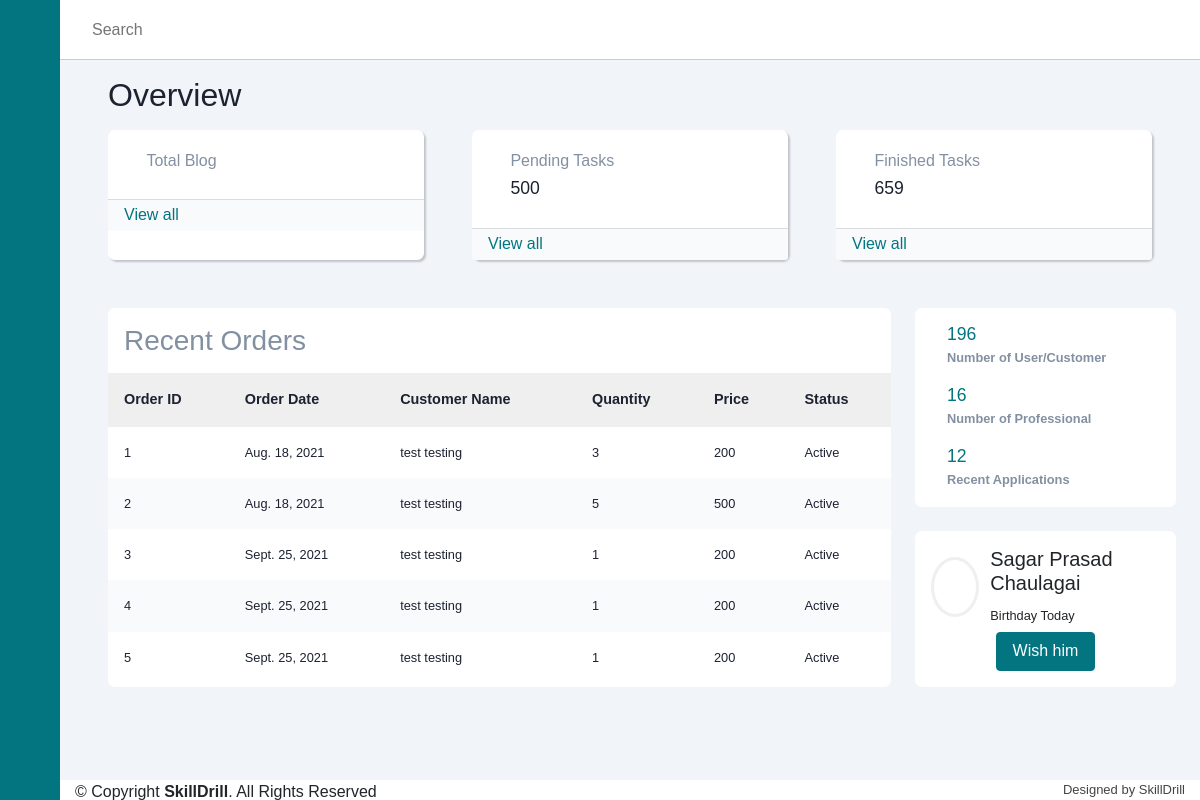
Page /dashboard/ on the earlier database version.
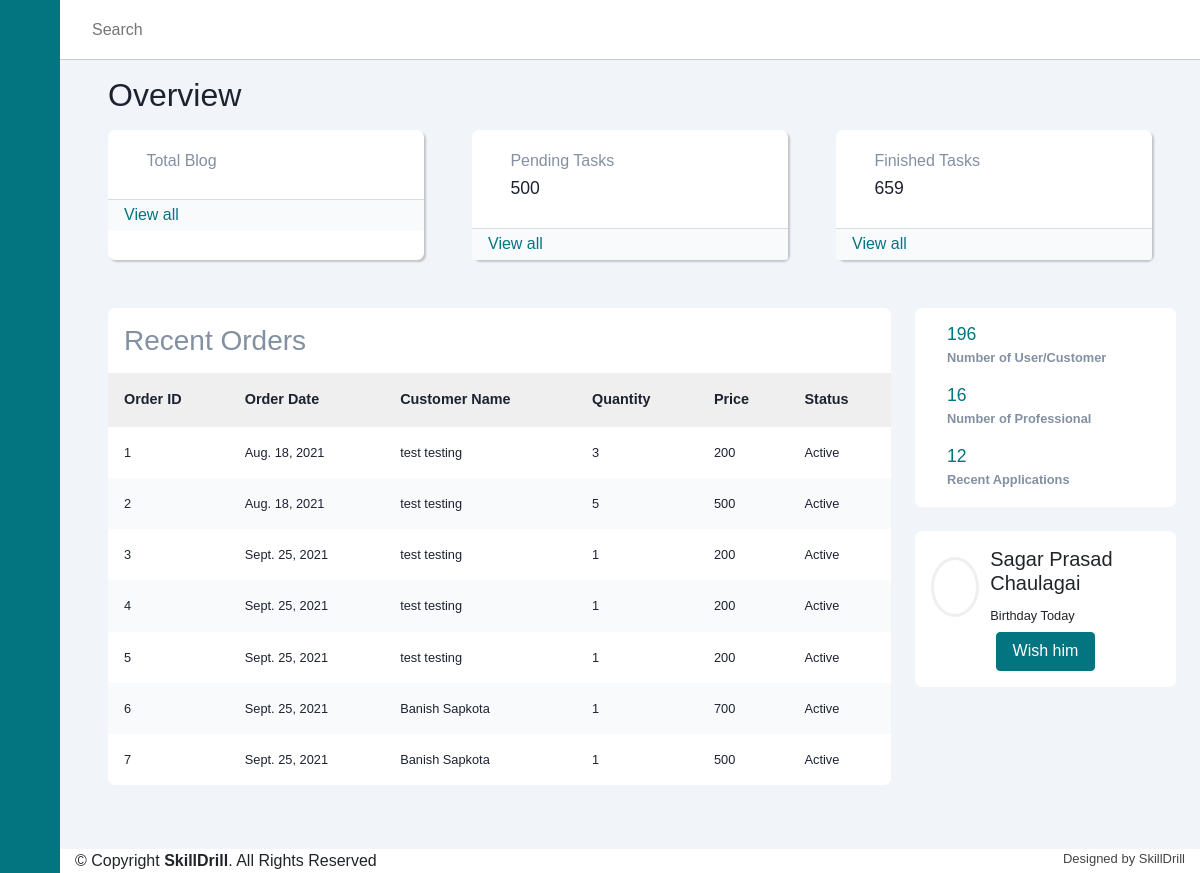
Same page on the later database version.
### locations/models.py (models this page shows, shortened)
class Order(models.Model):
    service = models.ForeignKey(Services, on_delete=models.CASCADE)
    customer = models.ForeignKey(Customer, on_delete=models.CASCADE)
    quantity = models.IntegerField(default=1)
    price = models.IntegerField()
    address = models.CharField(max_length=50, default='', blank=True)
    phone = models.CharField(max_length=50, default="", blank=True)
    date = models.DateField(default=datetime.datetime.today)

### customers/models.py (models this page shows, shortened)
class Customer(models.Model):
    first_name = models.CharField(max_length=50)
    last_name = models.CharField(max_length=50)
    phone = models.CharField(max_length=15)
    email = models.EmailField()
    password = models.CharField(max_length=500)
    def __str__(self):
        return f"{self.first_name} {self.last_name}"

### adminpanel/views.py (the view)
# urls.py: path('', dashboardView.as_view(), name='dashboard'),
class dashboardView(ListView):
    model = Order
    template_name = 'adminpanel/dashboard.html'

### adminpanel/templates/adminpanel/dashboard.html (shortened to what the changed rows need)
{% extends 'adminlayout.html' %}
{% load static %}
{% block body %}
    <div class="main-content">
        <main>
            <h2 class="dash-title">Overview</h2>
            <section class="recent">
                <div class="activity-grid">
                    <div class="activity-card">
                        <div class="table-responsive">
                            <table>
                                <thead>
                                    <tr>
                                        <th>Order ID</th>
                                        <th>Order Date</th>
                                        <th>Customer Name</th>
                                        <th>Quantity</th>
                                        <th>Price</th>
                                        <th>Status</th>
                                    </tr>
                                </thead>
                                <tbody>
                                {% for order in order_list %}
                                    <tr>
                                        <td> {{ order.pk }} </td>
                                        <td> {{ order.date }} </td>
                                        <td>{{ order.customer }} </td>
                                        <td> {{ order.quantity }} </td>
                                        <td> {{ order.price }} </td>
                                        <td> Active </td>
                                    </tr>
                                    {% endfor %}
                                </tbody>
                            </table>
                        </div>
                    </div>
                </div>
            </section>
        </main>
    </div>
{% endblock %}

Differences in the rows shown:
added Order: pk "6", date "Sept. 25, 2021", customer "Banish Sapkota", quantity "1", price "700"
added Order: pk "7", date "Sept. 25, 2021", customer "Banish Sapkota", quantity "1", price "500"
